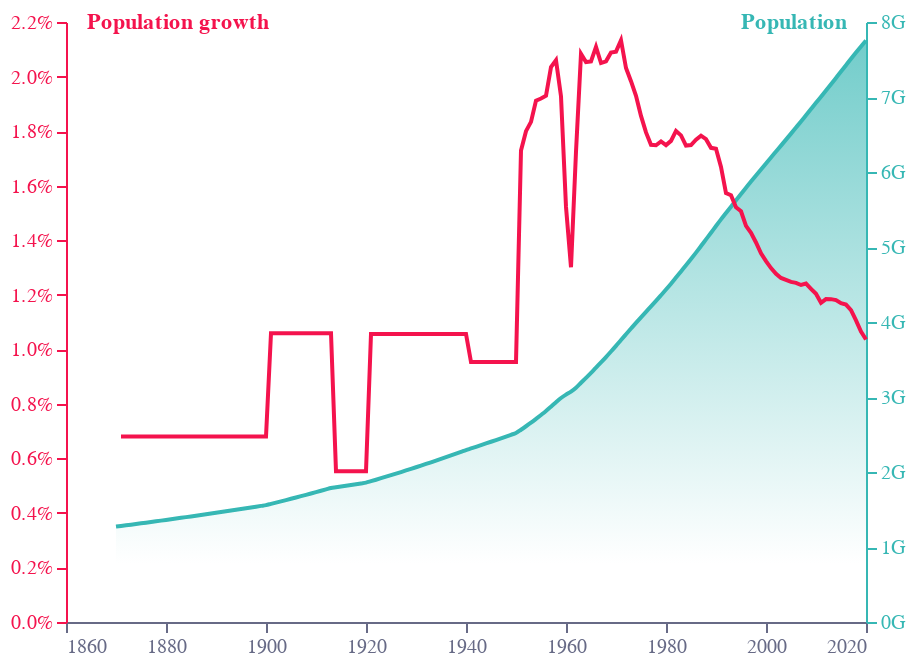

Here is the notebook cell this chart was saved with:
### Code cell
base = alt.Chart(f1).encode(
    x=alt.X(
        "year:Q",
        axis=alt.Axis(
            grid=False,
            titleAlign="center",
            titleAnchor="middle",
            title="",
            labelColor=colors["eco-gray"],
            titleColor=colors["eco-gray"],
            tickColor=colors["eco-gray"],
            domainColor=colors["eco-gray"],
            tickCount=10,
            orient="bottom",
            labelAngle=0,
            format=".0f"
        ),
    )
)
line1 = base.mark_area(
    interpolate="monotone",
    fillOpacity=0.7,
    line={"color": colors["eco-turquiose"]},
    color=alt.Gradient(
        gradient="linear",
        stops=[
            alt.GradientStop(color="white", offset=0),
            alt.GradientStop(color=colors["eco-turquiose"], offset=1),
        ],
        x1=1,
        x2=1,
        y1=0.9,
        y2=0,
    )).encode(
    y=alt.Y(
        "population:Q",
        axis=alt.Axis(
            grid=False,
            title="Population",
            titleX=-10,
            titleY=5,
            titleBaseline="bottom",
            titleAngle=0,
            orient='right',
            format='~s',
            titleAlign="right",
            labelColor=colors["eco-turquiose"],
            titleColor=colors["eco-turquiose"],
            tickColor=colors["eco-turquiose"],
            domainColor=colors["eco-turquiose"],
        ),
    )
)
line2 = base.mark_line(color=colors["eco-dot"]).encode(
    y=alt.Y(
        "population_growth:Q",
        axis=alt.Axis(
            grid=False,
            title="Population growth",
            titleX=10,
            titleY=5,
            titleBaseline="bottom",
            titleAngle=0,
            orient='left',
            format='.1%',
            titleAlign="left",
            labelColor=colors["eco-dot"],
            titleColor=colors["eco-dot"],
            tickColor=colors["eco-dot"],
            domainColor=colors["eco-dot"],
        ),
    )
)
layer1 = (
    ((line1 + line2).properties(height=300, width=400))
    .configure_view(stroke=None)
    .properties(title="").resolve_scale(
    y = 'independent'
)
)
layer1.save("visualisation/" + f + ".json")
layer1.save("visualisation/" + f + ".png")
open("README.md", "w").write(readme)
layer1

### Figure 1 — Vega-Lite specification as saved in the notebook (floating-point values rounded to 4 significant figures; data arrays with more than 128 entries replaced by an {"elided": "..."} marker saying what was removed)
{"config": {"view": {"continuousWidth": 400, "continuousHeight": 300, "stroke": null}}, "layer": [{"mark": {"type": "area", "color": {"gradient": "linear", "stops": [{"color": "white", "offset": 0}, {"color": "#36B7B4", "offset": 1}], "x1": 1, "x2": 1, "y1": 0.9, "y2": 0}, "fillOpacity": 0.7, "interpolate": "monotone", "line": {"color": "#36B7B4"}}, "encoding": {"x": {"type": "quantitative", "axis": {"domainColor": "#676A86", "format": ".0f", "grid": false, "labelAngle": 0, "labelColor": "#676A86", "orient": "bottom", "tickColor": "#676A86", "tickCount": 10, "title": "", "titleAlign": "center", "titleAnchor": "middle", "titleColor": "#676A86"}, "field": "year"}, "y": {"type": "quantitative", "axis": {"domainColor": "#36B7B4", "format": "~s", "grid": false, "labelColor": "#36B7B4", "orient": "right", "tickColor": "#36B7B4", "title": "Population", "titleAlign": "right", "titleAngle": 0, "titleBaseline": "bottom", "titleColor": "#36B7B4", "titleX": -10, "titleY": 5}, "field": "population"}}}, {"mark": {"type": "line", "color": "#F4134D"}, "encoding": {"x": {"type": "quantitative", "axis": {"domainColor": "#676A86", "format": ".0f", "grid": false, "labelAngle": 0, "labelColor": "#676A86", "orient": "bottom", "tickColor": "#676A86", "tickCount": 10, "title": "", "titleAlign": "center", "titleAnchor": "middle", "titleColor": "#676A86"}, "field": "year"}, "y": {"type": "quantitative", "axis": {"domainColor": "#F4134D", "format": ".1%", "grid": false, "labelColor": "#F4134D", "orient": "left", "tickColor": "#F4134D", "title": "Population growth", "titleAlign": "left", "titleAngle": 0, "titleBaseline": "bottom", "titleColor": "#F4134D", "titleX": 10, "titleY": 5}, "field": "population_growth"}}}], "data": {"name": "data-afad8a11c6526d3ef52a6247fe954d9f"}, "height": 300, "resolve": {"scale": {"y": "independent"}}, "title": "", "width": 400, "$schema": "https://vega.github.io/schema/vega-lite/v4.8.1.json", "datasets": {"data-afad8a11c6526d3ef52a6247fe954d9f": {"elided": "151 records"}}}
